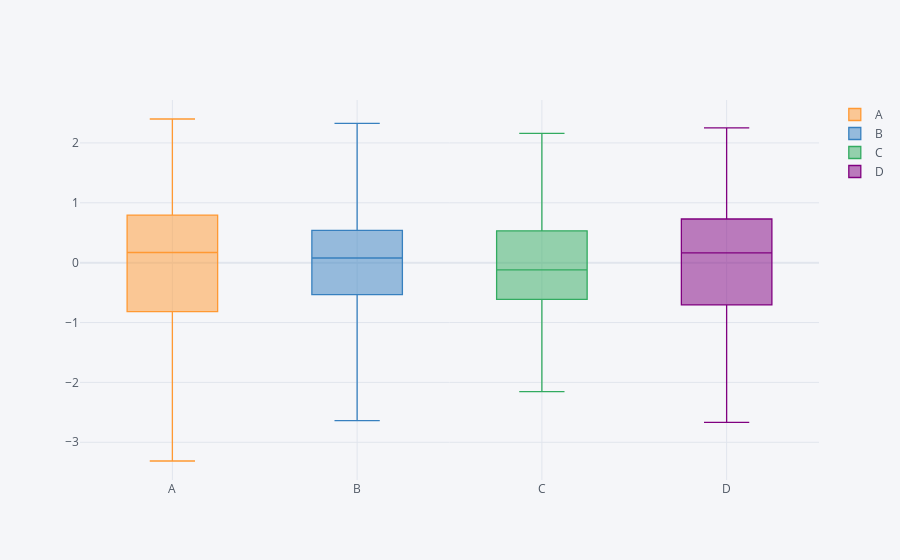

Notebook code for this chart:
### Code cell
#auto aggregations
df.iplot(kind='box')
